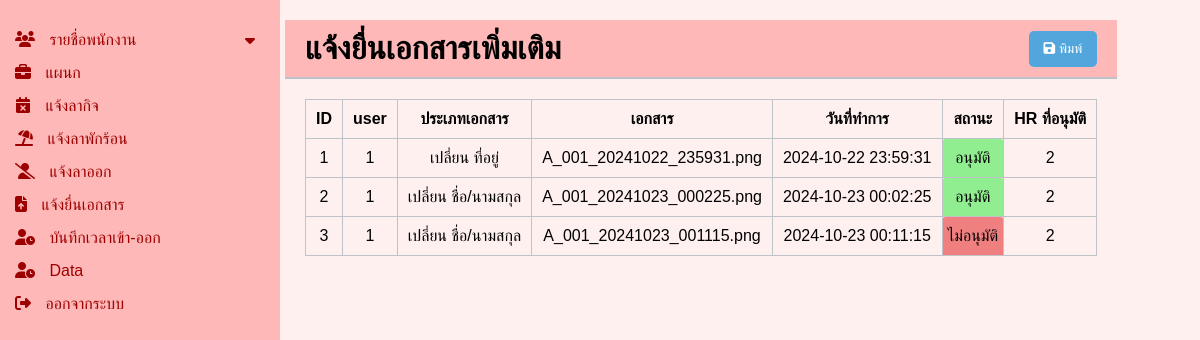
The app's page /backend/show_documents.php with its own data.
### tables this page shows
CREATE TABLE `tb_documents` (
  `docs_id` int(11) NOT NULL,
  `user_id` int(11) NOT NULL,
  `docs_type` varchar(45) DEFAULT NULL,
  `docs_files` text,
  `docs_date` datetime DEFAULT NULL,
  `hr_id` int(11) DEFAULT NULL,
  `docs_status` varchar(45) DEFAULT NULL
);

### backend/show_documents.php (the view, shortened to what this page needs)
<?php
include 'sidebar.php';
?>
<!DOCTYPE html>
<html lang="en">
<head>
    <link rel="stylesheet" href="https://cdnjs.cloudflare.com/ajax/libs/font-awesome/6.1.1/css/all.min.css">
    <link rel="stylesheet" href="css/position_1.css">
</head>
<body>
    <div class="container">
        <div class="main-content">
            <header>
                <h1>แจ้งยื่นเอกสารเพิ่มเติม</h1>
                <div class="actions">
                    <button class="btn btn-save" onclick="printPage()"><i class="fa fa-save"></i> พิมพ์</button>
                </div>
            </header>
            <div class="content">
                <table class="table">
                    <thead>
                        <tr>
                            <th scope="col">ID</th>
                            <th scope="col">user</th>
                            <th scope="col">ประเภทเอกสาร</th>
                            <th scope="col">เอกสาร</th>
                            <th scope="col">วันที่ทำการ</th>
                            <th scope="col">สถานะ</th>
                            <th scope="col">HR ที่อนุมัติ</th>
                        </tr>
                    </thead>
                    <tbody>
                        <?php
                        $db = new class_conn();
                        $conn = $db->connect();
                        $sql = "SELECT * FROM tb_documents";
                        $result = $conn->query($sql);
                        if ($result->num_rows > 0) {
                            while ($row = $result->fetch_assoc()) {
                                $statusClass = '';
                                if ($row['docs_status'] == 'อนุมัติ') {
                                    $statusClass = 'status-green';
                                } elseif ($row['docs_status'] == 'ไม่อนุมัติ') {
                                    $statusClass = 'status-red';
                                }
                                echo "<tr>
                                <td>{$row['docs_id']}</td>
                                <td>{$row['user_id']}</td>
                                <td>{$row['docs_type']}</td>
                                <td>{$row['docs_files']}</td>
                                <td>{$row['docs_date']}</td>
                                <td class='{$statusClass}'>{$row['docs_status']}</td>";
                                if ($row['docs_status'] == 'อนุมัติ' || $row['docs_status'] == 'ไม่อนุมัติ') {
                                    echo "<td>{$row['hr_id']}</td>";
                                }
                                echo "</tr>";
                            }
                        }
                        ?>
                    </tbody>
                </table>
            </div>
        </div>
    </div>
</body>
</html>

### backend/css/sidebar.css (style rules this page uses)
body { font-family: Arial, sans-serif; margin: 0; padding: 0; background-color: #FFDEDE; }
.container { display: flex; height: 100vh; }
.main-content { flex: 1; padding: 20px; }
header { display: flex; justify-content: space-between; align-items: center; background-color: #ecf0f1; padding: 10px 20px; border-bottom: 2px solid #bdc3c7; }
header h1 { margin: 0; }
.actions { display: flex; }
.actions .btn { background-color: #3498db; color: white; border: none; padding: 10px 15px; margin-left: 10px; cursor: pointer; border-radius: 5px; }
.content { padding: 20px; }

### backend/css/position_1.css (style rules this page uses)
body { font-family: Arial, sans-serif; background-color: #FFF0F0; display: flex; height: 100vh; margin: 0; }
.main-content { padding-left: 5px; flex-direction: column; }
header { display: flex; justify-content: space-between; align-items: center; background-color: #FFB8B8; padding: 10px 20px; border-bottom: 2px solid #bdc3c7; }
header h1 { margin: 0; }
.actions { display: flex; }
.actions .btn { background-color: #53a6dc; color: white; border: none; padding: 10px 15px; margin-left: 10px; cursor: pointer; border-radius: 5px; }
.content { padding: 20px; flex: 1; display: flex; flex-direction: column; overflow: auto; }
.table { width: 100%; border-collapse: collapse; }
table, th, td { border: 1px solid #bdc3c7; }
th, td { padding: 10px; text-align: center; overflow: hidden; text-overflow: ellipsis; white-space: nowrap; }

### backend/show_documents.php (style rules this page uses)
.status-green { background-color: lightgreen; padding: 5px; border-radius: 4px; }
.status-red { background-color: lightcoral; padding: 5px; border-radius: 4px; }

### records on screen
tb_documents: docs_id "1", user "1", docs_type "เปลี่ยน ที่อยู่", docs_files "A_001_20241022_235931.png", docs_date "2024-10-22 23:59:31", docs_status "อนุมัติ", hr "2"
tb_documents: docs_id "2", user "1", docs_type "เปลี่ยน ชื่อ/นามสกุล", docs_files "A_001_20241023_000225.png", docs_date "2024-10-23 00:02:25", docs_status "อนุมัติ", hr "2"
tb_documents: docs_id "3", user "1", docs_type "เปลี่ยน ชื่อ/นามสกุล", docs_files "A_001_20241023_001115.png", docs_date "2024-10-23 00:11:15", docs_status "ไม่อนุมัติ", hr "2"
